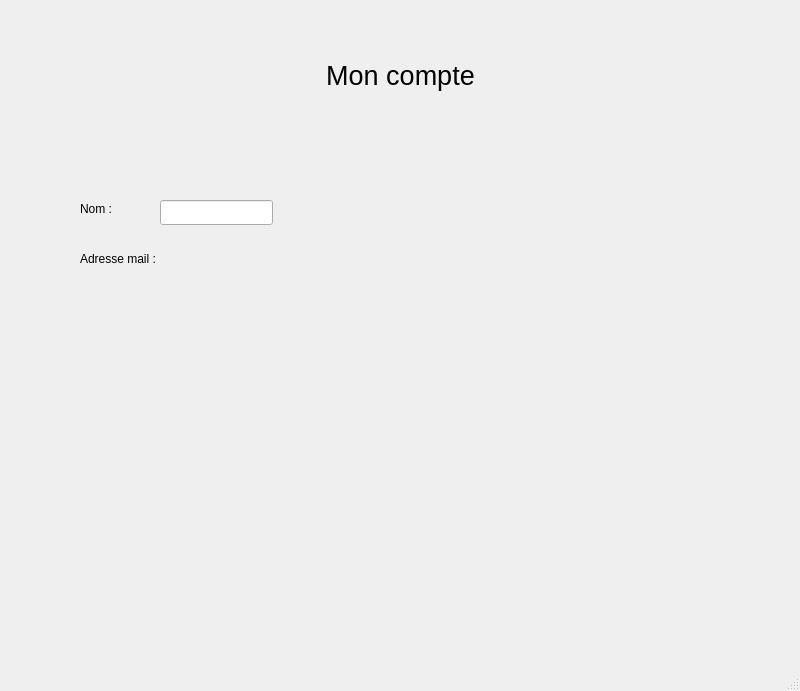
<?xml version="1.0" encoding="UTF-8"?>
<ui version="4.0">
 <class>MonCompte</class>
 <widget class="QMainWindow" name="MonCompte">
  <property name="geometry">
   <rect>
    <x>0</x>
    <y>0</y>
    <width>800</width>
    <height>691</height>
   </rect>
  </property>
  <property name="windowTitle">
   <string>MainWindow</string>
  </property>
  <widget class="QWidget" name="centralwidget">
   <widget class="QLabel" name="label_2">
    <property name="geometry">
     <rect>
      <x>80</x>
      <y>200</y>
      <width>67</width>
      <height>17</height>
     </rect>
    </property>
    <property name="text">
     <string>Nom :</string>
    </property>
   </widget>
   <widget class="QLabel" name="label_3">
    <property name="geometry">
     <rect>
      <x>80</x>
      <y>250</y>
      <width>121</width>
      <height>17</height>
     </rect>
    </property>
    <property name="text">
     <string>Adresse mail :</string>
    </property>
   </widget>
   <widget class="QLineEdit" name="lineEdit">
    <property name="geometry">
     <rect>
      <x>160</x>
      <y>200</y>
      <width>113</width>
      <height>25</height>
     </rect>
    </property>
   </widget>
   <widget class="QWidget" name="">
    <property name="geometry">
     <rect>
      <x>0</x>
      <y>40</y>
      <width>801</width>
      <height>71</height>
     </rect>
    </property>
    <layout class="QHBoxLayout" name="horizontalLayout">
     <item>
      <spacer name="horizontalSpacer_2">
       <property name="orientation">
        <enum>Qt::Horizontal</enum>
       </property>
       <property name="sizeHint" stdset="0">
        <size>
         <width>40</width>
         <height>20</height>
        </size>
       </property>
      </spacer>
     </item>
     <item>
      <widget class="QLabel" name="label">
       <property name="font">
        <font>
         <pointsize>20</pointsize>
        </font>
       </property>
       <property name="text">
        <string>Mon compte</string>
       </property>
       <property name="alignment">
        <set>Qt::AlignCenter</set>
       </property>
      </widget>
     </item>
     <item>
      <spacer name="horizontalSpacer">
       <property name="orientation">
        <enum>Qt::Horizontal</enum>
       </property>
       <property name="sizeHint" stdset="0">
        <size>
         <width>40</width>
         <height>20</height>
        </size>
       </property>
      </spacer>
     </item>
    </layout>
   </widget>
  </widget>
  <widget class="QMenuBar" name="menubar">
   <property name="geometry">
    <rect>
     <x>0</x>
     <y>0</y>
     <width>800</width>
     <height>22</height>
    </rect>
   </property>
  </widget>
  <widget class="QStatusBar" name="statusbar"/>
 </widget>
 <resources/>
 <connections/>
</ui>
